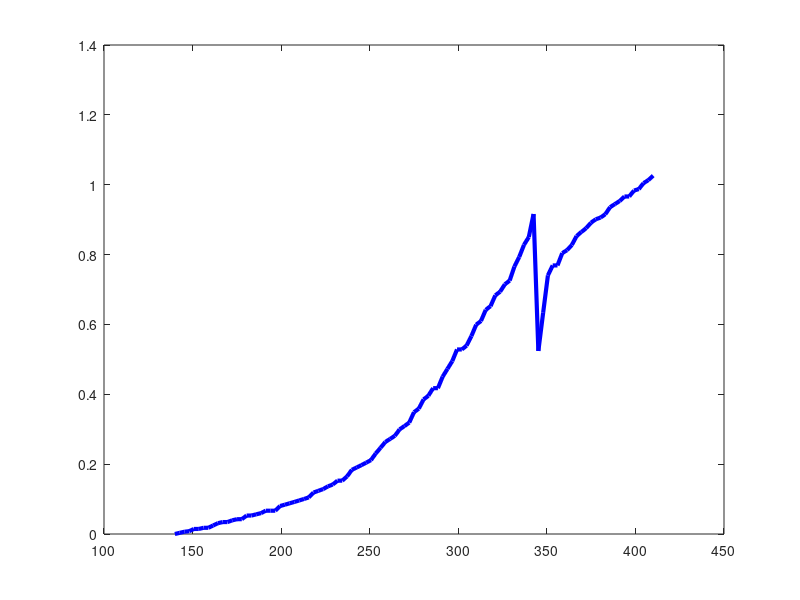

MATLAB code for this plot: (Note: this script raises an error after producing the figure.)


load('radiusData1310.mat','radius','phase','Transm')

figure()
plot(2*radius*1e9,phase/(2*pi),'b-','LineWidth',3)
yyaxis left
set(gca,'FontSize',20)
set(gca,"YColor",'b')
ylim([0,1])
ylabel('Phase/2$\pi$','Interpreter','latex')
hold on
yyaxis right
plot(2*radius*1e9,Transm,'r-','LineWidth',3)
set(gca,"YColor",'r')
ylim([0,1])
xlim([min(2*radius*1e9),max(2*radius*1e9)])
ylabel('Transmission','Interpreter','latex')

y_limits = [0,1];
x_omit_start = 332;
x_omit_end = 356;
patch_x = [x_omit_start, x_omit_end, x_omit_end, x_omit_start];
patch_y = [y_limits(1), y_limits(1), y_limits(2), y_limits(2)];

% 5. Draw the patch
patch(patch_x, patch_y, 'black', ...
      'FaceAlpha', 0.2, ... % Set transparency (0=transparent, 1=opaque)
      'EdgeColor', 'none'); % No border on the patch

xlabel('Pillar diameter (nm)')
xticks(150:50:400)
